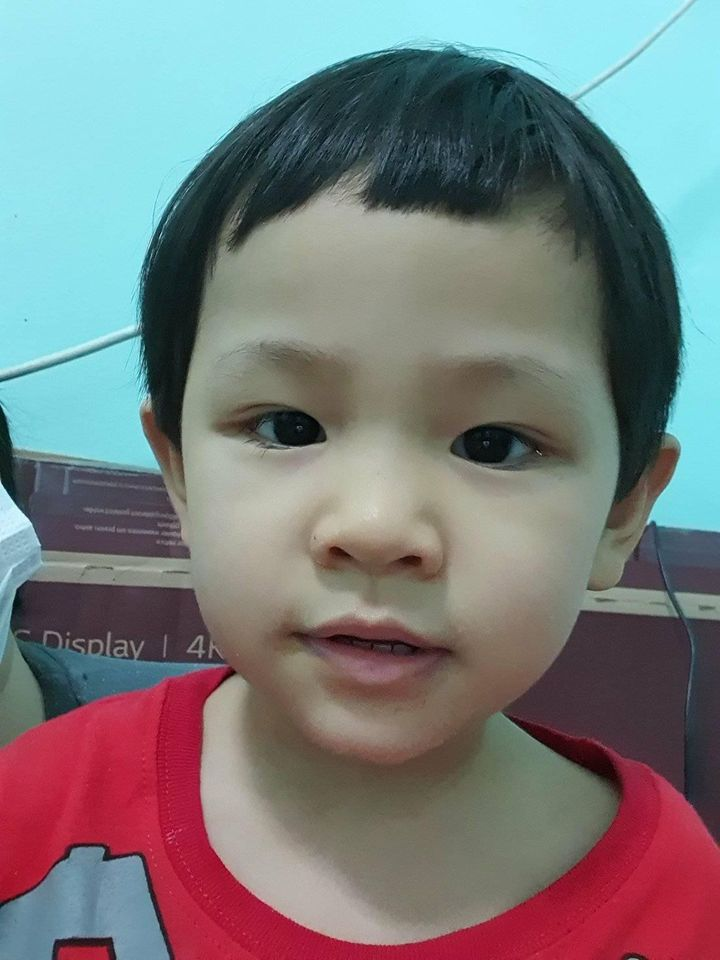
#> input picture OpenCV_Project/hazel2.jpg, 720 x 960 px, found by its file name
$ python Activity_2.py
#> lines starting #> are read from the running program, lines starting #| are printed output that depends on the picture
### OpenCV_Project/projectFaceDetect.py
import os
import numpy as np
import cv2

def convert_grayscale(img):
    """Convert image to grayscale

    Args:
        img (ndarray): path of test image

    Returns:
        faces (ndarray): recognized face
        gray (ndarray): gray scale image
    """
    gray = cv2.cvtColor(img,cv2.COLOR_BGR2GRAY)

    path = "C:/Users/Thiha Aung/Desktop/AI/OpenCV/OpenCV_Project/haarcascade_frontalface_default.xml"
    face_cascade = cv2.CascadeClassifier(path)
    faces = face_cascade.detectMultiScale(gray, scaleFactor=1.3, minNeighbors=5)
    return faces, gray

def cropImages(directory):
    """Crop images and return the list if faces and face id

    Args:
        directory (str): path & name of the image folder

    Returns:
        faces (list[nparray)): cropped list of images
        face_id (list[int]): id list of images
    """
    faces = []
    faces_id = []
    # get folders
    for path, subdirnames, filenames in os.walk(directory):
        # get files
        for filename in filenames:
            if filename.startswith('.'):
                print('skip the file')
                continue
            id = os.path.basename(path)
            img_path = os.path.join(path, filename)
            print('image path', img_path)
            print('face ID', id)
            images = cv2.imread(img_path)
            if images is None:
                print('no image')
                continue
            faces_rect, gray_img = convert_grayscale(images)
            if len(faces_rect) != 1:
                continue
            (x, y, w, h) = faces_rect[0]
            crop_img = gray_img[y:y+w, x:x+h]

            faces.append(crop_img)
            faces_id.append(int(id))
    return faces, faces_id

def train_classifier(faces, face_id):
    """trains from images

    Args:
        faces (list): list of faces detected &
        face_id (list): list of face id

    Returns:
        numpy.ndarray: recognized face data
    """
    recognition = cv2.face.LBPHFaceRecognizer_create()
    recognition.train(faces,np.array(face_id))
    return recognition

# [21 lines left out: functions draw_rect, put_text, not called in this run]

### OpenCV_Project/Activity_2.py
import os
import cv2
import numpy as np
import projectFaceDetect as pjs

# from PIL import Image

img = cv2.imread('C:/Users/Thiha Aung/Desktop/AI/OpenCV/OpenCV_Project/hazel2.jpg')
#> img is the input picture: shape (960, 720, 3); mean B, G, R 124.2, 123.2, 119.9
face_rect, grayimg = pjs.convert_grayscale(img)
#> in convert_grayscale, `gray = cv2.cvtColor(img,cv2.COLOR_BGR2GRAY)`:
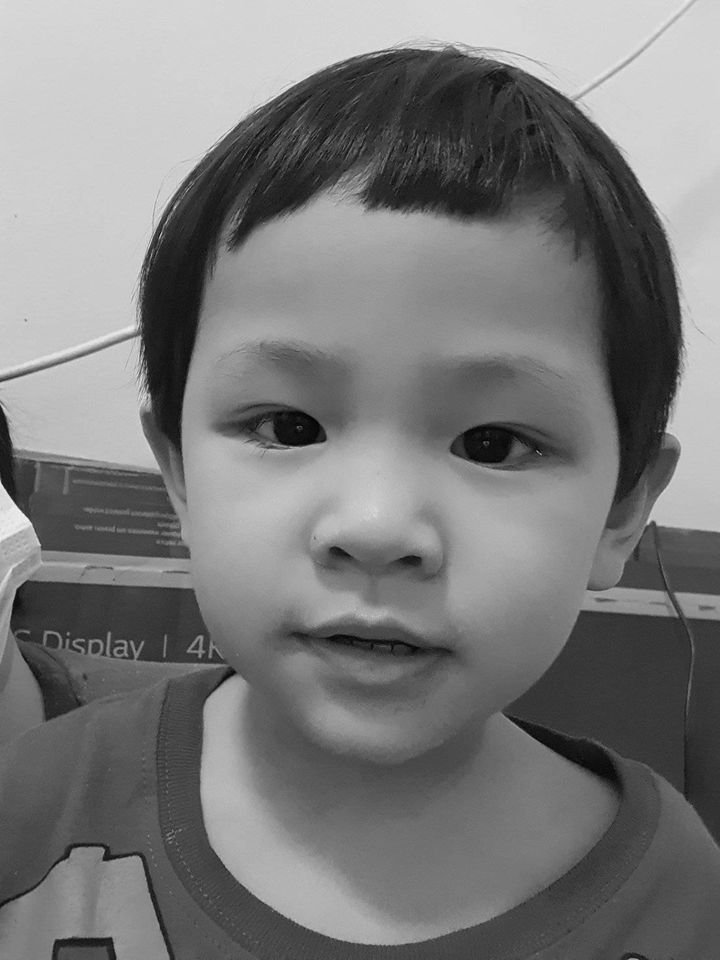
#> gray: shape (960, 720); min 0, max 246, mean 122.3
#> in convert_grayscale, `faces = face_cascade.detectMultiScale(gray, scaleFactor=1.3, minNeighb..`: faces = [[101, 207, 559, 559]]
#> face_rect = [[101, 207, 559, 559]]
print(face_rect)
#| [[101 207 559 559]]
#> pass 2 of the loop in cropImages, `for path, subdirnames, filenames in os.walk(directory):`:
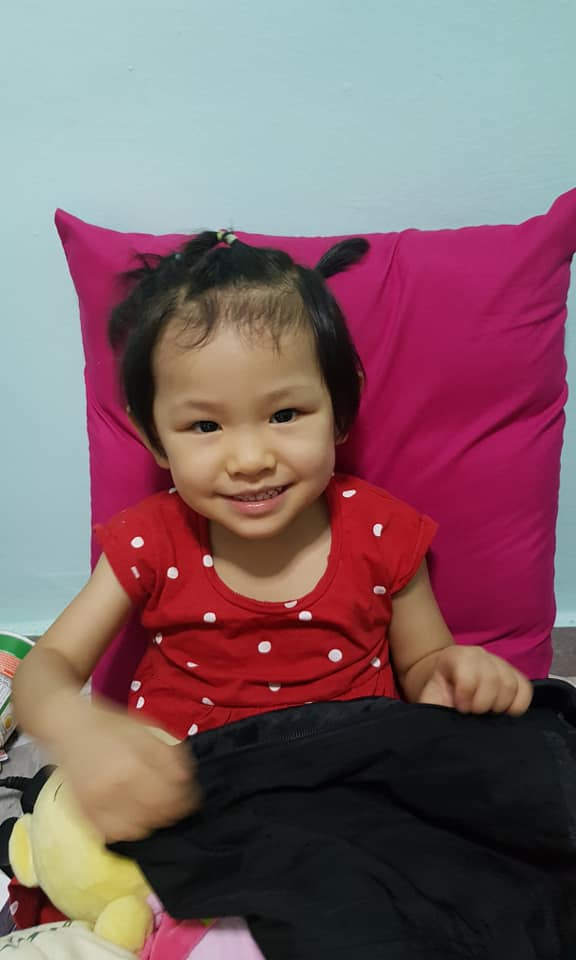
#> input picture OpenCV_Project/images/0/107759790_778082812933760_6435045622902829183_n.jpg, 576 x 960 px
#> in cropImages, images is the input picture: shape (960, 576, 3); mean B, G, R 103.3, 98.6, 127.5
#> in convert_grayscale (call 2), `gray = cv2.cvtColor(img,cv2.COLOR_BGR2GRAY)`:
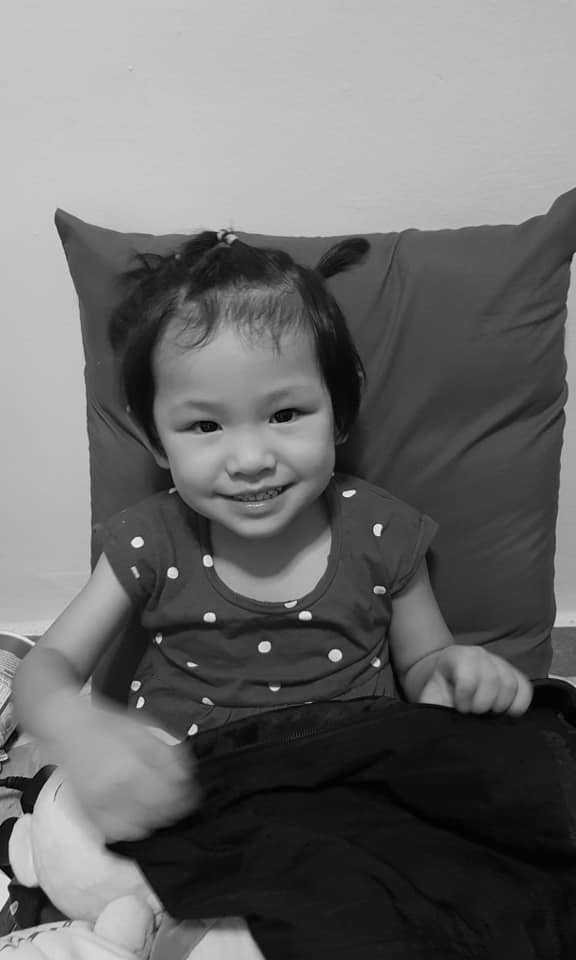
#> gray: shape (960, 576); min 0, max 244, mean 107.8
#> faces = [[141, 334, 217, 217]]
#> x = 141; y = 334; w = 217
#> in cropImages, `crop_img = gray_img[y:y+w, x:x+h]`:
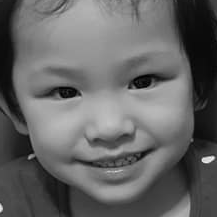
#> crop_img: shape (217, 217); min 1, max 237, mean 100.9
faces, face_id = pjs.cropImages('C:/Users/Thiha Aung/Desktop/AI/OpenCV/OpenCV_Project/images')
facerecognition = pjs.train_classifier(faces, face_id)
#> (the run stopped early here; a loop or call above may not have finished)
